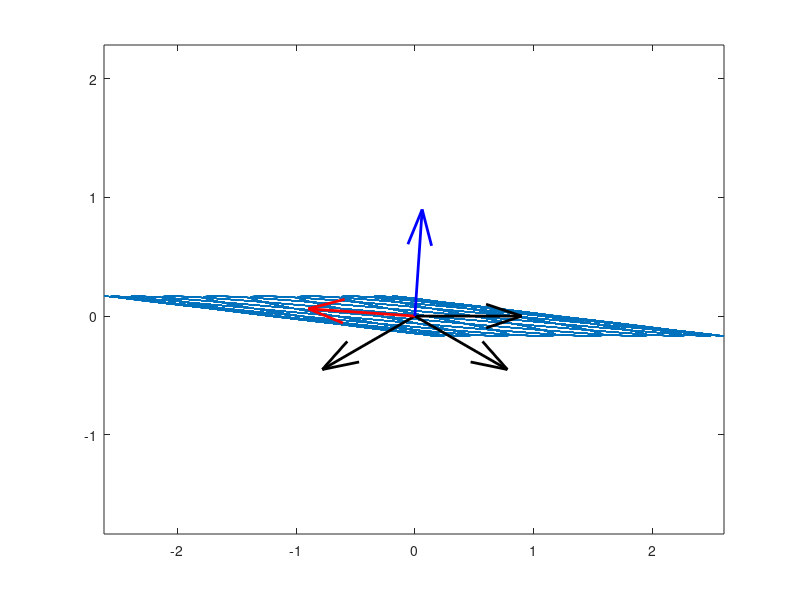

The MATLAB source for this figure: (Note: this script raises an error after producing the figure.)
e1 = [1; 0];
e2 = [-sqrt(3); -1]*0.5;
e3 = [sqrt(3); -1]*0.5;
%{
e1 = [sqrt(3); -1]*0.5;
e2 = [-sqrt(3); -1]*0.5;
e3 = [1; 0];
%}
alpha = [1, 1, 1];
omega = [3800, 3800, 1600];
phi = [0, 0, 0];
fs = 10000;
N = 10000;
t = 0:1/fs:(N-1)/fs;
x = alpha(1)/sqrt(3)*(e1+e2+e3)*cos(omega(1)*t + phi(1)) + alpha(2)/sqrt(6)*(2*e1-e2-e3)*cos(omega(2)*t + phi(2)) + alpha(3)/sqrt(2)*(e2-e3)*cos(omega(3)*t + phi(3));
%x = alpha(1)*e1*cos(omega(1)*t + phi(1)) + alpha(2)*e2*cos(omega(2)*t + phi(2)) + alpha(3)*e3*cos(omega(3)*t + phi(3));
x = x';

fig = figure('units', 'normalized', 'outerposition', [0, 0, 1, 1], 'color', 'w');
ax = axes(fig);
plot(ax, x(:, 1), x(:, 2));
hold(ax, 'on');
axis(ax, 'equal');

%{
p = scatter(ax, x(1, 1), x(1, 2), 'b');

for t_cur = t(1):1:t(end)
    x = alpha(1)*e1*cos(omega(1)*t_cur + phi(1)) + alpha(2)*e2*cos(omega(2)*t_cur + phi(2));
    set(p, 'XData', x(1), 'YData', x(2));
    drawnow;
end
%}

%  PCA
[U, S, V] = svd(x-mean(x), 0);

q_e1 = quiver(ax, 0, 0, e1(1, 1), e1(2, 1), 'color', 'k', 'LineWidth', 2);
q_e2 = quiver(ax, 0, 0, e2(1, 1), e2(2, 1), 'color', 'k', 'LineWidth', 2);
q_e3 = quiver(ax, 0, 0, e3(1, 1), e3(2, 1), 'color', 'k', 'LineWidth', 2);
q_v1 = quiver(ax, 0, 0, V(1, 1), V(2, 1), 'color', 'r', 'LineWidth', 2);
q_v2 = quiver(ax, 0, 0, V(1, 2), V(2, 2), 'color', 'b', 'LineWidth', 2);
legend([q_e1, q_e2, q_e3, q_v1, q_v2], {'e_{1}', 'e_{2}', 'e_{3}', append('V_{1}, \lambda_{1} = ', num2str(S(1, 1))), append('V_{2}, \lambda_{2} = ', num2str(S(2, 2)))});

%  t-SNE
%{
fig2 = figure('units', 'normalized', 'outerposition', [0, 0, 1, 1], 'color', 'w');
ax2 = axes(fig2);
Y = tsne(x);
scatter(ax2, Y(:, 1), Y(:, 2));
%}